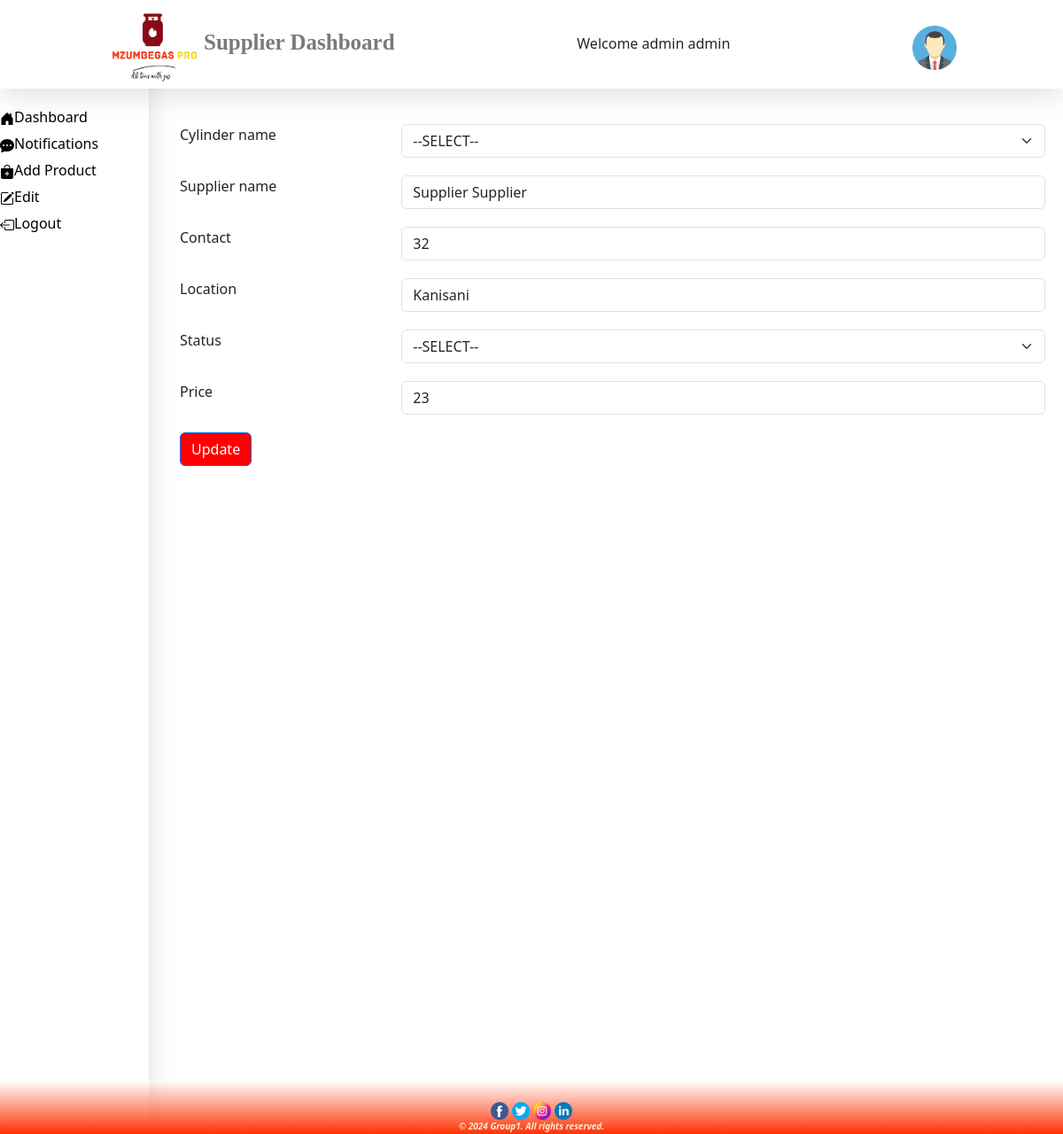
Page /productupdate.php?id=1 (signed in) on the committed database.
### tables this page shows
CREATE TABLE `product` (
  `id` int(11) NOT NULL,
  `cylinder` varchar(200) NOT NULL,
  `name` varchar(200) NOT NULL,
  `contact` int(25) NOT NULL,
  `location` varchar(100) NOT NULL,
  `status` varchar(100) NOT NULL,
  `price` int(5) NOT NULL,
  `supplier_id` int(11) DEFAULT NULL
);

### productupdate.php (the view, shortened to what this page needs)
<?php include('./layout/supplier/header.php'); ?>
<?php
        if(isset($_GET['id'])){
            $id = $_GET['id'];
        }
        $sql = "SELECT * FROM `product` WHERE `id` = '$id'";
        $result = mysqli_query($conn, $sql);
        if(!$result){
        echo "failed";
        }
        else{
            $row = mysqli_fetch_array($result);
        }
?>
<div style="display: flex;gap: 15px;position: scroll;">
<?php include('./layout/supplier/sidebar.php') ?>
    <div style="height: 100vh; width: 86%;padding-top: 100px;flex:content;position:scroll;">
        <div  style="margin-top: 20px;">
              <form class="form-horizontal" style="padding: 20px;" method="post" action="#">
              <div class="form-group">
                <div class="row" style="margin-bottom: 20px;">
                <label class="col-sm-3 control-label"> Cylinder name</label>
                <div class="col-sm-9">
                <select class="form-select" name="cylinder" value="<?php echo $row['cylinder'] ?>">
                    <option name="cylinder" value="<?php echo $row['cylinder'] ?>">--SELECT--</option>
                </select>
                </div>
                </div>
                </div>
                <div class="form-group">
                <div class="row" style="margin-bottom: 20px;">
                <label class="col-sm-3 control-label">Supplier name</label>
                <div class="col-sm-9">
                <input type="text" class="form-control" id="name"  name="name" autocomplete="off" required="" value="<?php echo $row['name'] ?>">
                </div>
                </div>
                </div>
                <div class="form-group">
                <div class="row" style="margin-bottom: 20px;">
                <label class="col-sm-3 control-label"> Contact</label>
                <div class="col-sm-9">
                <input type="number" class="form-control" id="contact"  name="contact" autocomplete="off" required="" value="<?php echo $row['contact'] ?>">
                </div>
                </div>
                </div>
                <div class="form-group">
                <div class="row" style="margin-bottom: 20px;">
                <label class="col-sm-3 control-label"> Location</label>
                <div class="col-sm-9">
                <input type="text" class="form-control" id="location"  name="location" autocomplete="off" required="" value="<?php echo $row['location'] ?>">
                </div>
                </div>
                </div>
                <div class="form-group">
                <div class="row" style="margin-bottom: 20px;">
                <label class="col-sm-3 control-label"> Status</label>
                <div class="col-sm-9">
                <select class="form-select" name="status"  value="<?php echo $row['status'] ?>">
                    <option name="status" value="<?php echo $row['status'] ?>">--SELECT--</option>
                </select>
                </div>
                </div>
                </div>
                <div class="form-group">
                  <div class="row" style="margin-bottom: 20px;">
                  <label class="col-sm-3 control-label">Price</label>
                  <div class="col-sm-9">
                  <input type="text" class="form-control" id="price"  name="price" autocomplete="off" required="" value="<?php echo $row['price'] ?>">
                  </div>
                  </div>
                  </div>
               <button type="submit" name="update" class="btn btn-primary btn-flat m-b-30 m-t-30" style="background-color: red;">Update</button>
               </form>
              </div>
           </div>
        </div>
    <?php include('./layout/supplier/footer.php') ?>

### rows in the picture
product: cylinder "--SELECT--", name "Supplier Supplier", contact "32", location "Kanisani", status "--SELECT--", price "23"

### other values in the picture
$_SESSION['firstname'] "admin"
$_SESSION['lastname'] "admin"
